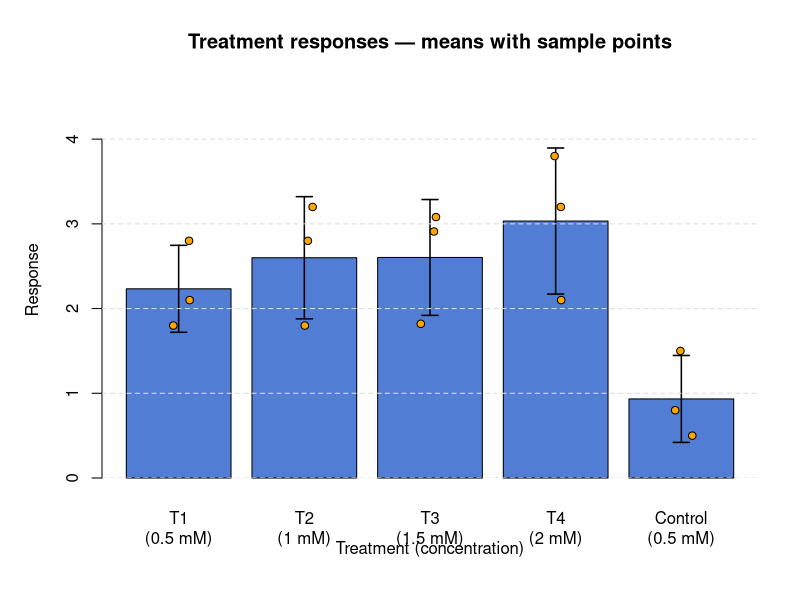

The R source for this figure:
#!/usr/bin/env Rscript
# Plot per-treatment values (means + sample points) and save figure.

groups <- c("T1", "T2", "T3", "T4", "Control")
concentrations <- c(0.5, 1.0, 1.5, 2.0, 0.5)

# Three replicates per group (taken from the attachment table)
samples <- matrix(c(
  2.8, 2.1, 1.8,
  3.2, 2.8, 1.8,
  3.08, 1.82, 2.91,
  3.2, 3.8, 2.1,
  0.5, 0.8, 1.5
), nrow = 5, byrow = TRUE)

means <- rowMeans(samples)
stds <- apply(samples, 1, sd) # sample standard deviation

# Labels that include concentration
xlabels <- paste0(groups, "\n(", concentrations, " mM)")

out_file <- "growth_by_treatment_R.png"
png(out_file, width = 900, height = 500, res = 150)
par(mar = c(6, 5, 4, 2) + 0.1)

# Barplot of means (we draw labels separately to allow multi-line labels)
bp <- barplot(means,
              names.arg = rep("", length(means)),
              ylim = c(0, max(means + stds) * 1.2),
              col = rgb(0.2, 0.4, 0.8, 0.85),
              main = "Treatment responses — means with sample points",
              ylab = "Response",
              xlab = "Treatment (concentration)")

# Add error bars (mean ± sd)
arrows(x0 = bp, y0 = means - stds, x1 = bp, y1 = means + stds,
       angle = 90, code = 3, length = 0.08, lwd = 1.5)

# Overlay individual sample points with slight horizontal jitter
set.seed(42)
for (i in seq_len(nrow(samples))) {
  xj <- bp[i] + runif(ncol(samples), -0.12, 0.12)
  points(xj, samples[i, ], pch = 21, bg = "orange", col = "black")
}

# Draw x-axis labels (multi-line)
mtext(side = 1, at = bp, line = 2.5, text = xlabels)

# Add a horizontal grid for readability
abline(h = pretty(c(0, max(means + stds) * 1.2)), col = "#DDDDDD", lty = "dashed")

dev.off()

cat("Plot saved to:", out_file, "\n\n")
cat(sprintf("%-6s  %-13s  %-6s  %-6s\n", "Group", "Concentration", "Mean", "SD"))
for (i in seq_along(groups)) {
  cat(sprintf("%-6s  %13.2f  %6.3f  %6.3f\n", groups[i], concentrations[i], means[i], stds[i]))
}
